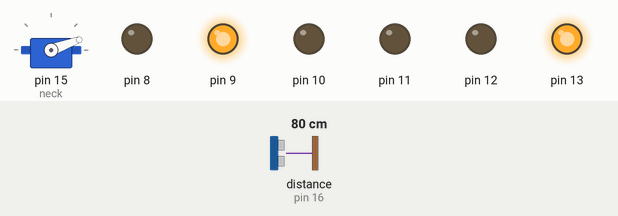
This sketch was run on a simulated Arduino Uno, built with avr-gcc and run on an emulated ATmega328P. On the bench: servo, output pins drawn as LEDs (lit = HIGH). Dashed ring = blinking. The inputs (shaded band) are chosen by the test bench; at power-on: distance to the obstacle (sensor on pin 16) 80 cm. The echo pulse lasts 58.3 µs per cm.

Above: at 1.3 s.
1.4 s: distance to the obstacle (sensor on pin 16) set to 2 cm
At 2.38 s:
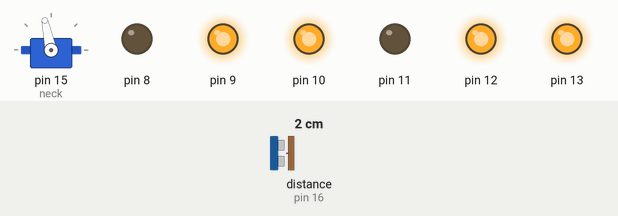
4.4 s: distance to the obstacle (sensor on pin 16) set to 18 cm
At 4.93 s:
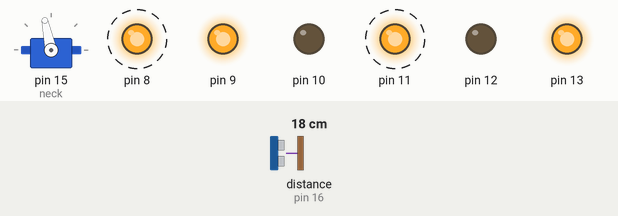
7.4 s: distance to the obstacle (sensor on pin 16) set to 4 cm
At 7.54 s:
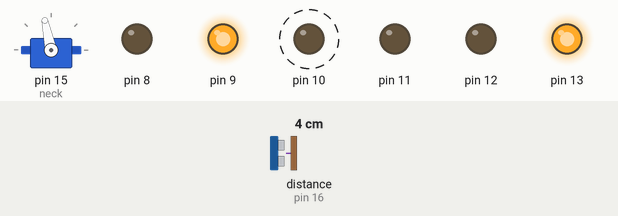
Timing chart, 0 to 16.4 s (numbered marks = the images above; inputs shaded):
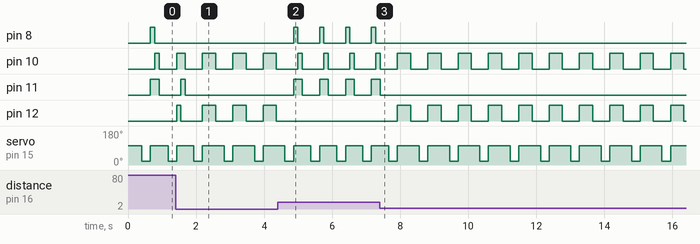

The sketch:

Intermediate_car_maze_escaper.ino
```cpp
// Подключаем библиотеку управления сервомоторами.
#include <Servo.h>
// Подключаем библиотеку, управляющую дальномером.
#include <Ultrasonic.h>
// Инициализируем дальномер
// Контакт Trig соединен с 17 портом, Echo с 16 портом.
Ultrasonic sonar(17, 16);
// Создаем сервомотор поворота головы.
Servo neck;
// Объявляем переменные для хранения состояния двух моторов.
int motor_L1, motor_L2, input_L;
int motor_R1, motor_R2, input_R;
// Константы — постоянные значения для уточнения углов.
const int left_ang=168;
const int front_ang=102;
const int right_ang=20;
// Временные константы служат для точного задания времени на поворот, разворот, движение вперед. Робот, находящий выход из лабиринта 169
// в миллисекундах.
const int time_90=390;
const int time_180=750;
const int time_10cm=220;
const int time_7cm=120;

// Функция инициализации управления моторами.
void setup_motor_system(int L1, int L2, int iL, int R1, int R2, int iR)
{
 // Заносим в переменные номера контактов (пинов) Arduino.
 motor_L1=L1; motor_L2=L2; input_L=iL;
 // Для левых и правых моторов машинки.
 motor_R1=R1; motor_R2=R2; input_R=iR;
 // Переводим указанные порты в состояние вывода данных.
 pinMode(motor_L1, OUTPUT);
 pinMode(motor_L2, OUTPUT);
 pinMode(input_L, OUTPUT);
 pinMode(motor_R1, OUTPUT);
 pinMode(motor_R2, OUTPUT);
 pinMode(input_R, OUTPUT);
}
// Функция задает скорость двигателей.
void setspeed(int LeftSpeed, int RightSpeed)
{
 // Задаем ширину положительного фронта от 0 до 255.
 analogWrite(input_L, LeftSpeed);
 analogWrite(input_R, RightSpeed);
 // Чем больше, тем интенсивнее работает мотор.
}
// движение вперед.
void forward()
{
 // Если двигатель будет работать не в ту сторону,
 // поменять на нем контакты местами.
 digitalWrite(motor_L1, HIGH);
 digitalWrite(motor_L2,LOW);
 digitalWrite(motor_R1, HIGH);
 digitalWrite(motor_R2,LOW);
}
// Поворот налево с блокировкой левых колес.
void forward_left()
{
 // блокируем вращение левых колес.
 digitalWrite(motor_L1, LOW);
 digitalWrite(motor_L2, LOW);
 // правые колеса вращаются.
 digitalWrite(motor_R1, HIGH);
 digitalWrite(motor_R2, LOW);
}
// Поворот налево.
void left()
{
 // левые колеса вращаются назад
 digitalWrite(motor_L1, LOW);
 digitalWrite(motor_L2, HIGH);
 // правые колеса вращаются.
 digitalWrite(motor_R1, HIGH);
 digitalWrite(motor_R2, LOW);
}
// Поворот направо с блокировкой правых колес.
void forward_right()
{
 // левые колеса вращаются.
 digitalWrite(motor_L1, HIGH);
 digitalWrite(motor_L2, LOW);
 // блокируем вращение правых колес.
 digitalWrite(motor_R1, LOW);
 digitalWrite(motor_R2, LOW);
}
void right()
{
 // левые колеса вращаются.
 digitalWrite(motor_L1, HIGH);
 digitalWrite(motor_L2, LOW);
 // правые колеса вращаются назад.
 digitalWrite(motor_R1, LOW);
 digitalWrite(motor_R2, HIGH);
}
// Включаем движение назад.
void backward()
{
 // Меняем направление вращения двигателей.
 digitalWrite(motor_L2, HIGH);
 digitalWrite(motor_L1,LOW);
 digitalWrite(motor_R2, HIGH);
 digitalWrite(motor_R1,LOW);
}
void backward_left()
{
 // Меняем направление вращения двигателей.
 digitalWrite(motor_L2, LOW);
 digitalWrite(motor_L1,LOW);
 digitalWrite(motor_R2, HIGH);
 digitalWrite(motor_R1,LOW);
}
void backward_right()
{
 // Меняем направление вращения двигателей.
 digitalWrite(motor_L2, HIGH);
 digitalWrite(motor_L1,LOW);
 digitalWrite(motor_R2, LOW);
 digitalWrite(motor_R1,LOW);
}
void _stop()
{
 // Блокируем все колеса.
 digitalWrite(motor_L2, LOW);
 digitalWrite(motor_L1,LOW);
 digitalWrite(motor_R2, LOW);
 digitalWrite(motor_R1,LOW);
}

void setup()
{
 // Инициализируем сервомотор, управление 9 портом.
 neck.attach(15);
 // Заносим в переменные номера контактов (пинов) Arduino.
 // Для левых и правых моторов машинки.
 setup_motor_system(11, 12, 13, 10, 8, 9);
 // Двигатели остановлены.
 setspeed(0, 0);
 neck.write(front_ang);
 delay(150);
 setspeed(255, 255);
 _stop();
}
// Основная программа.
void loop()
{
 setspeed(255, 255);
 // Создаем переменные для хранения двух дистанций до препятствий спереди, справа.
 int Dist_left, Dist_front, Dist_right;
 _stop();
 // Ждем, так как поворот занимает небольшое время.
 delay(250);
 // Записываем расстояние до препятствия впереди.
 Dist_front = sonar.distanceRead(CM);
 // Поворачиваем голову направо.
 neck.write(right_ang);
 // Ждем, так как поворот занимает небольшое время.
 delay(250);
 // Записываем расстояние до препятствия впереди. 170 Глава 11
 Dist_right = sonar.distanceRead(CM);
 neck.write(front_ang);
 // Если условия позволяют двигаться прямо
 if((Dist_right>=8)&&(Dist_right<=15)&&(Dist_front>=15))
 {
 forward(); // едем вперед.
 delay(time_10cm);
 }
 else
 {// если появился поворот направо
 if(Dist_right>15)
 {
 // если абсолютно уперлись в стену!
 // узкий правый поворот.
 if(Dist_front<5)
 {
 right(); // поворачиваем направо.
 delay(time_90);
 }
 else // нормальный правый поворот.
 { // поворот направо в движении.
 right();
 delay(time_90/3);
 forward(); // едем вперед 7 см.
 delay(time_90/3);
 }
 }
 else
 // если уперлись в стену.
 if(Dist_front<15)
 {
 left(); // поворачиваем налево.
 delay(time_90);
 }
 else
 { // подворот налево в движении.
 left();
 delay(time_90/3);
 forward(); // едем вперед 5 см.
 delay(time_90/3);
 }
 }
}
```

Measured:
- after the input at 1.4 s, pin 8: stops changing and stays LOW; pin 12: LOW → HIGH at once, → LOW 0.13 s later, → HIGH 0.63 s later, → LOW 0.39 s later, … (8 changes in this stretch)
- after the input at 4.4 s, pin 8: alternates HIGH for 0.13 s and LOW for 0.63 s, starting after 0.47 s; pin 11: alternates HIGH for 0.26 s and LOW for 0.50 s, starting after 0.47 s; pin 12: stops changing and stays LOW
- after the input at 7.4 s, pin 8: stops changing and stays LOW; pin 11: goes on until 7.4 s, then stays LOW; pin 12: alternates HIGH for 0.39 s and LOW for 0.50 s, starting after 0.52 s
- by itself, pin 10: alternates HIGH for 0.39 s and LOW for 0.50 s
- by itself, servo on pin 15 (neck): alternates 102° for 0.64 s and 20° for 0.25 s
